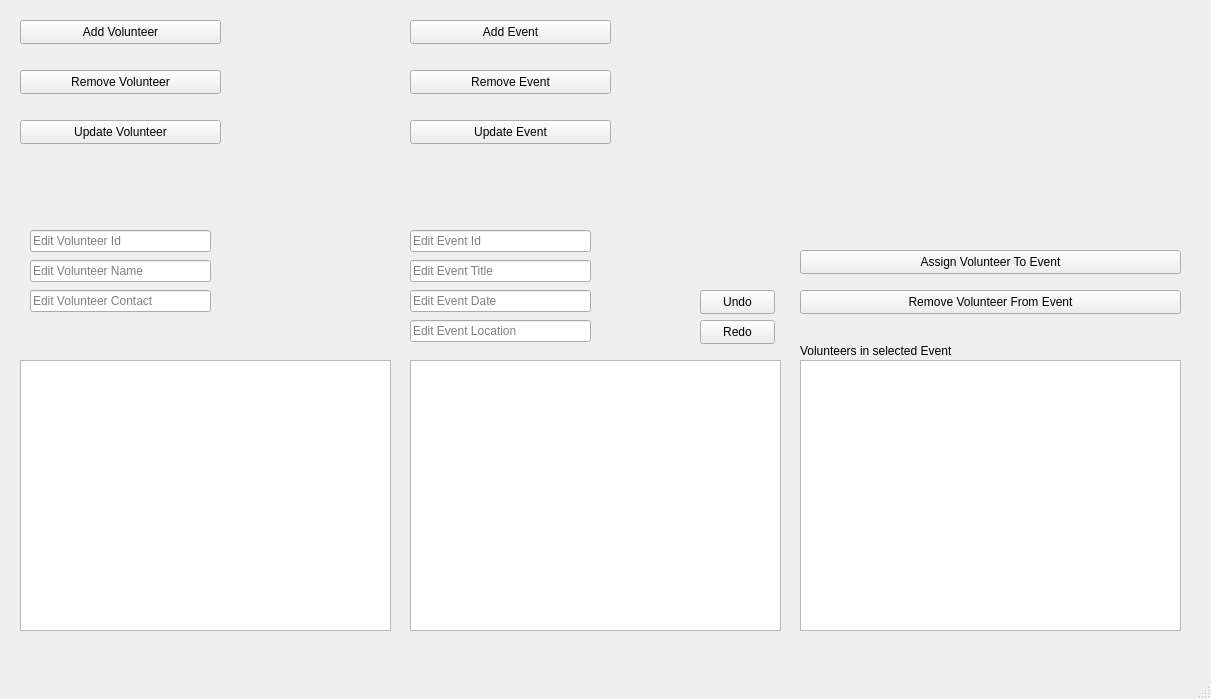
<?xml version="1.0" encoding="UTF-8"?>
<ui version="4.0">
 <class>MainWindow</class>
 <widget class="QMainWindow" name="MainWindow">
  <property name="geometry">
   <rect>
    <x>0</x>
    <y>0</y>
    <width>1211</width>
    <height>699</height>
   </rect>
  </property>
  <property name="windowTitle">
   <string>MainWindow</string>
  </property>
  <widget class="QWidget" name="centralwidget">
   <widget class="QPushButton" name="removeEventButton">
    <property name="geometry">
     <rect>
      <x>410</x>
      <y>70</y>
      <width>201</width>
      <height>24</height>
     </rect>
    </property>
    <property name="text">
     <string>Remove Event</string>
    </property>
   </widget>
   <widget class="QLineEdit" name="eventTitleLineEdit">
    <property name="geometry">
     <rect>
      <x>410</x>
      <y>260</y>
      <width>181</width>
      <height>22</height>
     </rect>
    </property>
    <property name="text">
     <string/>
    </property>
    <property name="placeholderText">
     <string>Edit Event Title</string>
    </property>
   </widget>
   <widget class="QPushButton" name="updateVolunteerButton">
    <property name="geometry">
     <rect>
      <x>20</x>
      <y>120</y>
      <width>201</width>
      <height>24</height>
     </rect>
    </property>
    <property name="text">
     <string>Update Volunteer</string>
    </property>
   </widget>
   <widget class="QLineEdit" name="volunteerNameLineEdit">
    <property name="geometry">
     <rect>
      <x>30</x>
      <y>260</y>
      <width>181</width>
      <height>22</height>
     </rect>
    </property>
    <property name="text">
     <string/>
    </property>
    <property name="placeholderText">
     <string>Edit Volunteer Name</string>
    </property>
   </widget>
   <widget class="QLineEdit" name="volunteerIdLineEdit">
    <property name="geometry">
     <rect>
      <x>30</x>
      <y>230</y>
      <width>181</width>
      <height>22</height>
     </rect>
    </property>
    <property name="text">
     <string/>
    </property>
    <property name="placeholderText">
     <string>Edit Volunteer Id</string>
    </property>
   </widget>
   <widget class="QPushButton" name="redoButton">
    <property name="geometry">
     <rect>
      <x>700</x>
      <y>320</y>
      <width>75</width>
      <height>24</height>
     </rect>
    </property>
    <property name="text">
     <string>Redo</string>
    </property>
   </widget>
   <widget class="QPushButton" name="removeVolunteerButton">
    <property name="geometry">
     <rect>
      <x>20</x>
      <y>70</y>
      <width>201</width>
      <height>24</height>
     </rect>
    </property>
    <property name="text">
     <string>Remove Volunteer</string>
    </property>
   </widget>
   <widget class="QPushButton" name="updateEventButton">
    <property name="geometry">
     <rect>
      <x>410</x>
      <y>120</y>
      <width>201</width>
      <height>24</height>
     </rect>
    </property>
    <property name="text">
     <string>Update Event</string>
    </property>
   </widget>
   <widget class="QLineEdit" name="eventIdLineEdit">
    <property name="geometry">
     <rect>
      <x>410</x>
      <y>230</y>
      <width>181</width>
      <height>22</height>
     </rect>
    </property>
    <property name="text">
     <string/>
    </property>
    <property name="placeholderText">
     <string>Edit Event Id</string>
    </property>
   </widget>
   <widget class="QPushButton" name="addVolunteerButton">
    <property name="geometry">
     <rect>
      <x>20</x>
      <y>20</y>
      <width>201</width>
      <height>24</height>
     </rect>
    </property>
    <property name="text">
     <string>Add Volunteer</string>
    </property>
   </widget>
   <widget class="QPushButton" name="undoButton">
    <property name="geometry">
     <rect>
      <x>700</x>
      <y>290</y>
      <width>75</width>
      <height>24</height>
     </rect>
    </property>
    <property name="text">
     <string>Undo</string>
    </property>
   </widget>
   <widget class="QListWidget" name="eventListWidget">
    <property name="geometry">
     <rect>
      <x>20</x>
      <y>360</y>
      <width>371</width>
      <height>271</height>
     </rect>
    </property>
   </widget>
   <widget class="QListWidget" name="volunteerListWidget">
    <property name="geometry">
     <rect>
      <x>410</x>
      <y>360</y>
      <width>371</width>
      <height>271</height>
     </rect>
    </property>
   </widget>
   <widget class="QLineEdit" name="eventLocationLineEdit">
    <property name="geometry">
     <rect>
      <x>410</x>
      <y>320</y>
      <width>181</width>
      <height>22</height>
     </rect>
    </property>
    <property name="text">
     <string/>
    </property>
    <property name="placeholderText">
     <string>Edit Event Location</string>
    </property>
   </widget>
   <widget class="QLineEdit" name="volunteerContactLineEdit">
    <property name="geometry">
     <rect>
      <x>30</x>
      <y>290</y>
      <width>181</width>
      <height>22</height>
     </rect>
    </property>
    <property name="text">
     <string/>
    </property>
    <property name="placeholderText">
     <string>Edit Volunteer Contact</string>
    </property>
   </widget>
   <widget class="QPushButton" name="addEventButton">
    <property name="geometry">
     <rect>
      <x>410</x>
      <y>20</y>
      <width>201</width>
      <height>24</height>
     </rect>
    </property>
    <property name="text">
     <string>Add Event</string>
    </property>
   </widget>
   <widget class="QLineEdit" name="eventDateLineEdit">
    <property name="geometry">
     <rect>
      <x>410</x>
      <y>290</y>
      <width>181</width>
      <height>22</height>
     </rect>
    </property>
    <property name="text">
     <string/>
    </property>
    <property name="placeholderText">
     <string>Edit Event Date</string>
    </property>
   </widget>
   <widget class="QListWidget" name="volunteersInEventListWidget">
    <property name="geometry">
     <rect>
      <x>800</x>
      <y>360</y>
      <width>381</width>
      <height>271</height>
     </rect>
    </property>
   </widget>
   <widget class="QLabel" name="label">
    <property name="geometry">
     <rect>
      <x>800</x>
      <y>340</y>
      <width>231</width>
      <height>21</height>
     </rect>
    </property>
    <property name="text">
     <string>Volunteers in selected Event</string>
    </property>
   </widget>
   <widget class="QPushButton" name="assignVolunteerToEventButton">
    <property name="geometry">
     <rect>
      <x>800</x>
      <y>250</y>
      <width>381</width>
      <height>24</height>
     </rect>
    </property>
    <property name="text">
     <string>Assign Volunteer To Event</string>
    </property>
   </widget>
   <widget class="QPushButton" name="removeVolunteerFromEventButton">
    <property name="geometry">
     <rect>
      <x>800</x>
      <y>290</y>
      <width>381</width>
      <height>24</height>
     </rect>
    </property>
    <property name="text">
     <string>Remove Volunteer From Event</string>
    </property>
   </widget>
  </widget>
  <widget class="QMenuBar" name="menubar">
   <property name="geometry">
    <rect>
     <x>0</x>
     <y>0</y>
     <width>1211</width>
     <height>33</height>
    </rect>
   </property>
  </widget>
  <widget class="QStatusBar" name="statusbar"/>
 </widget>
 <resources/>
 <connections/>
</ui>
